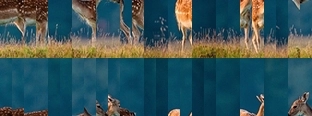
#> input picture scrapy_example/QbSpider/QbSpider/project_test/companyinfo/828603a60.jpg, 312 x 116 px, given in place of 828603a60.webp, which was not available
$ python js_parse.py   (Python 2 division)
#> lines starting #> are read from the running program, lines starting #| are printed output that depends on the picture; pictures that were not available may be replaced by others from this repository, and a replacement may not be noted
#> in get_img, im is the input picture: PIL image 312x116 RGB; mean R, G, B 55.9, 84.9, 89.4
# coding=utf-8
# /**
#  * Created by zhaoqp on 2017/1/10.
#  */
# function (a, b) {
#         for (var c = b.slice(32), d = [], e = 0; e < c.length; e++) {
#             var f = c.charCodeAt(e);
#             d[e] = f > 57 ? f - 87 : f - 48
#         }
#         c = 36 * d[0] + d[1];
#         var g = Math.round(a) + c;
#         b = b.slice(0, 32);
#         var h, i = [[], [], [], [], []], j = {}, k = 0;
#         e = 0;
#         for (var l = b.length; e < l; e++)h = b.charAt(e), j[h] || (j[h] = 1, i[k].push(h), k++, k = 5 == k ? 0 : k);
#         for (var m, n = g, o = 4, p = "", q = [1, 2, 5, 10, 50]; n > 0;)n - q[o] >= 0 ? (m = parseInt(Math.random() * i[o].length, 10), p += i[o][m], n -= q[o]) : (i.splice(o, 1), q.splice(o, 1), o -= 1);
#         return p
#     };
import PIL.Image as image

import requests

import ImageColor

import time

import random

# [56 lines left out: function userresponse, not called in this run]


def pasteImage(im):

    b = "6_11_7_10_4_12_3_1_0_5_2_9_8".split("_")

    c = []

    for d in xrange(52):

        a = 2 * int(b[int(d % 26 / 2)]) + d % 2

        if int(d / 2) % 2 == 0:

            if d%2 == 0:

                a += 1

            else :

                a-=1

        if d< 26:

            a+=26

        else:

            a+=0

        c.append(a)
    rows = 2
    columns = 26
    sliceWidth = 10
    sliceHeight = 58
    new_im = image.new("RGB",(260,116))

    n = c

    im_list_upper = []
    im_list_down = []

    for row in xrange(rows):

        for column in xrange(columns):

            startingX = column * sliceWidth

            startingY = row * sliceHeight

            offsetX = n[row * columns + column] % 26 * 12 + 1

            if n[row * columns + column] > 25:

                offsetY = 116 / 2

                im_list_upper.append(im.crop((offsetX, 58, offsetX + 10, 116)))

            else:

                offsetY = 0

                im_list_down.append(im.crop((offsetX, 0, offsetX + 10, 58)))

    x_offset = 0
    for im in im_list_upper:
        new_im.paste(im, (x_offset, 0))
        x_offset += im.size[0]
    x_offset = 0
    for im in im_list_down:
        new_im.paste(im, (x_offset, 58))
        x_offset += im.size[0]

    return new_im


def get_img(url):

    headers = {"User-Agent":"Mozilla/5.0 (Windows NT 6.1; WOW64) AppleWebKit/537.36 (KHTML, like Gecko) Chrome/53.0.2785.143 Safari/537.36"}

    img = requests.get(url,headers=headers)

    imge_file = url.split("/")[-1].replace(".webp",".jpg")

    with open(imge_file,"wb") as f:

        f.write(img.content)

        f.close()

    im = image.open(imge_file)

    return pasteImage(im)
#> in pasteImage, `new_im = image.new("RGB",(260,116))`: new_im: PIL image 260x116 RGB; every value is 0
#> after the loop in pasteImage, `for row in xrange(rows):`: im_list_down = 26 items
#> the loop in pasteImage, `for im in im_list_upper:` made 26 passes
#> x_offset on passes 1 to 12: 10, 20, 30, 40, 50, 60, 70, 80, 90, 100, 110, 120
#> after the loop in pasteImage, `for im in im_list_upper:`:
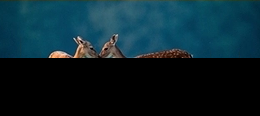
#> new_im: PIL image 260x116 RGB; mean R, G, B 11.1, 37.1, 46.4
#> after the loop in pasteImage, `for im in im_list_upper:`: x_offset = 260
#> the loop in pasteImage, `for im in im_list_down:` made 26 passes
#> after the loop in pasteImage, `for im in im_list_down:`:
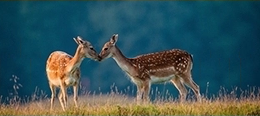
#> new_im: PIL image 260x116 RGB; mean R, G, B 55.8, 84.8, 89.3
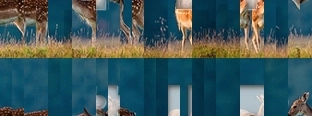
#> input picture scrapy_example/QbSpider/QbSpider/project_test/companyinfo/54182984.jpg, 312 x 116 px, given in place of 54182984.webp, which was not available
#> in get_img, im is the input picture: PIL image 312x116 RGB; mean R, G, B 61.2, 88.9, 93.2
#> the loop in pasteImage (call 2), `for im in im_list_upper:` made 26 passes
#> after the loop in pasteImage (call 2), `for im in im_list_upper:`:
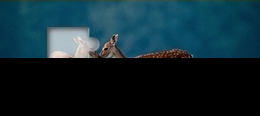
#> new_im: PIL image 260x116 RGB; mean R, G, B 16.6, 41.3, 50.1
#> the loop in pasteImage (call 2), `for im in im_list_down:` made 26 passes
#> after the loop in pasteImage (call 2), `for im in im_list_down:`:
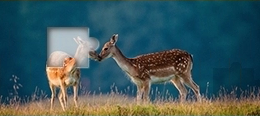
#> new_im: PIL image 260x116 RGB; mean R, G, B 61.2, 88.8, 93.1


def is_similar(image1,image2,x,y):
    pixel1=image1.getpixel((x,y))
    pixel2=image2.getpixel((x,y))
    for i in range(0,3):
        if abs(pixel1[i]-pixel2[i])>=60:
            return False
    return True


def get_diff_location(image1,image2):
    i=0
    for i in range(0,260):
        for j in range(0,116):
            if is_similar(image1,image2,i,j)==False:

                return  i,j


# [7 lines left out: function get_id, not called in this run]
    #endtime

    # int(time.time()*1000)

def get_track(length):
    '''
    根据缺口的位置模拟x轴移动的轨迹
    '''
    pass
    list=[]
#     间隔通过随机范围函数来获得
    x=random.randint(1,3)
    while length-x>=5:
        list.append(x)
        length=length-x
        x=random.randint(1,3)
    for i in xrange(length):
        list.append(1)
    return list


if __name__ == "__main__":

    bg = "http://static.geetest.com/pictures/gt/828603a60/828603a60.webp"

    fullbg = "http://static.geetest.com/pictures/gt/828603a60/bg/54182984.webp"

    bg_img = get_img(bg)

    fullbg_img = get_img(fullbg)

    x,y = get_diff_location(bg_img,fullbg_img)
#> x = 47; y = 29

    # move_distance = x-5
    #
    # print move_distance

    print get_track(x)
#> the loop in get_track, `while length-x>=5:` made 20 passes
#> (length, x) on passes 1 to 12: (45, 2), (43, 1), (42, 2), (40, 3), (37, 2), (35, 2), (33, 2), (31, 2), (29, 2), (27, 3), (24, 1), (23, 3)
#> after the loop in get_track, `while length-x>=5:`: length = 7; list = [2, 2, 1, 2, 3, 2, 2, 2, 2, 2, 3, 1, 3, 1, 2, 1, 1, 3, 2, 3]
#> the loop in get_track, `for i in xrange(length):` made 7 passes
#> after the loop in get_track, `for i in xrange(length):`: list = 27 values, max 3 at index 4, min 1 at index 2, mean 1.74
#| [2, 2, 1, 2, 3, 2, 2, 2, 2, 2, 3, 1, 3, 1, 2, 1, 1, 3, 2, 3, 1, 1, 1, 1, 1, 1, 1]

    # #print get_id()
    #
    # gt = "a1510c0b8b9f29926ea4827843616919ev"
    #
    # print userresponse(77,gt)
